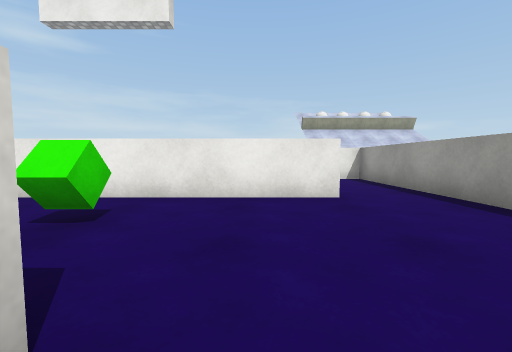
View 1 (above)

22 first-person views from a walk through a scene from a Unity 3-D project. The camera is 0.67 m above the floor, tilts 4° down and sees 90° across. The floor is counted in squares, 1 m on a side. Each view is taken from the middle of a square. On the plan, view 1 faces up. The plan holds only what a view shows up to about 9 squares ahead; the rest is blank. The place goes on beyond the plan. The player character is not drawn. Surface patterns are stand-ins for the level's own textures.

View 2
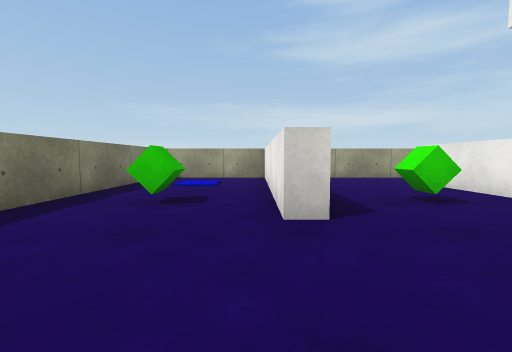

View 3
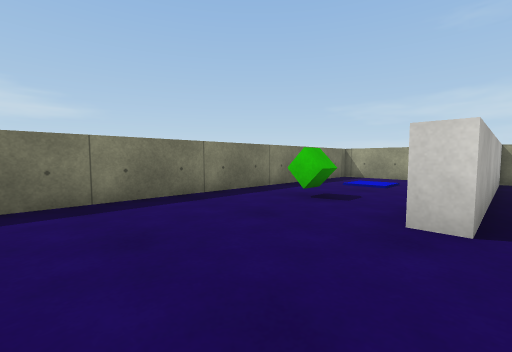

View 4
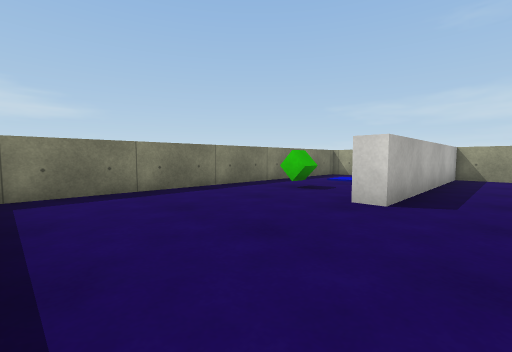

View 5
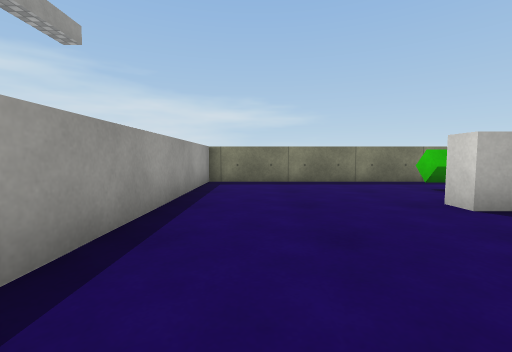

View 6
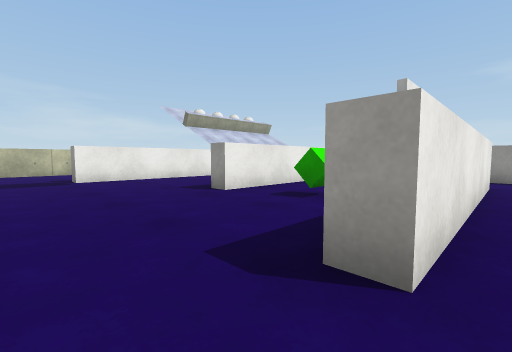

View 7
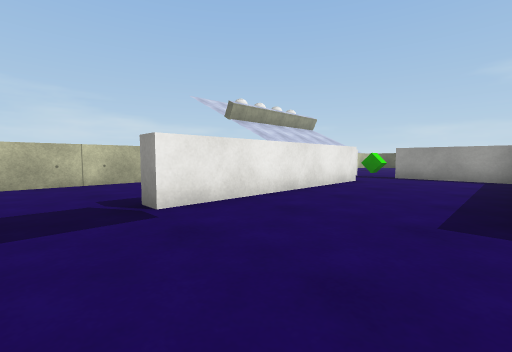

View 8
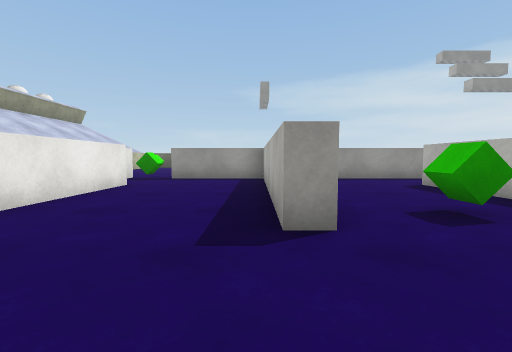

View 9
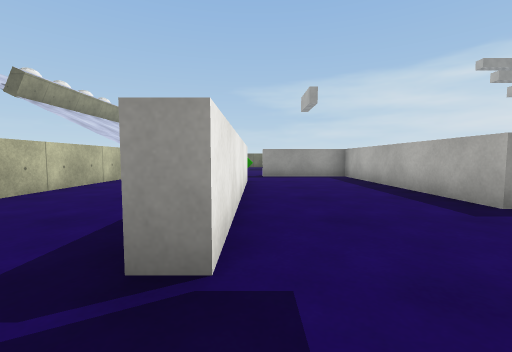

View 10
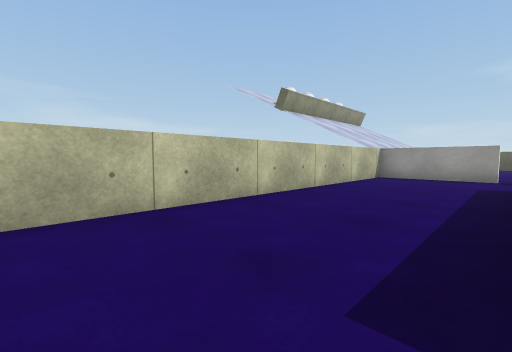

View 11
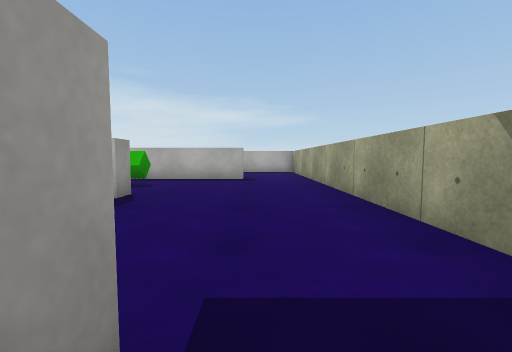

View 12
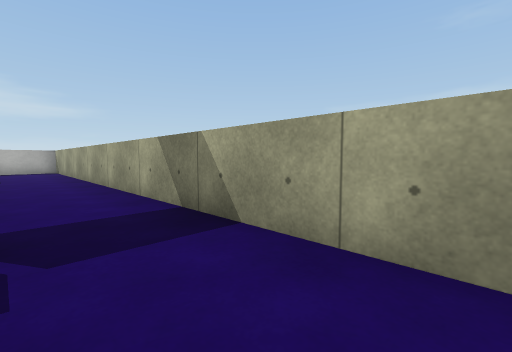

View 13
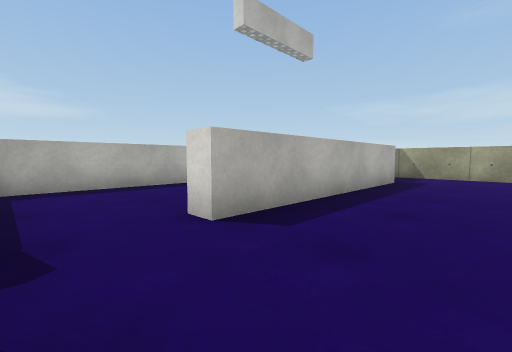

View 14
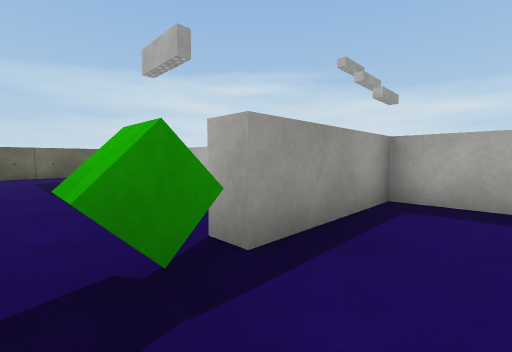

View 15
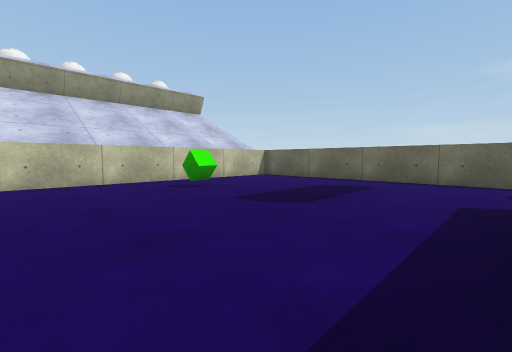

View 16
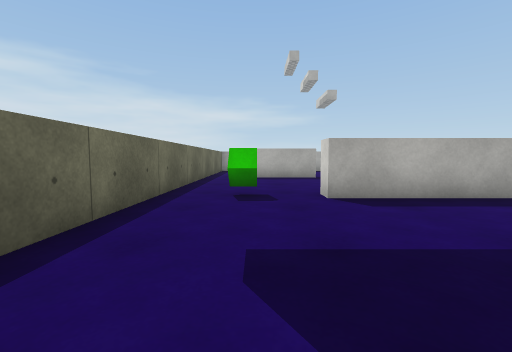

View 17
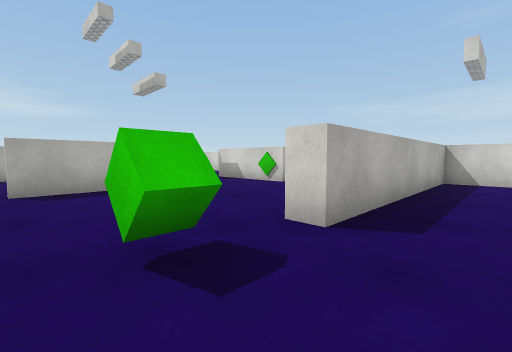

View 18
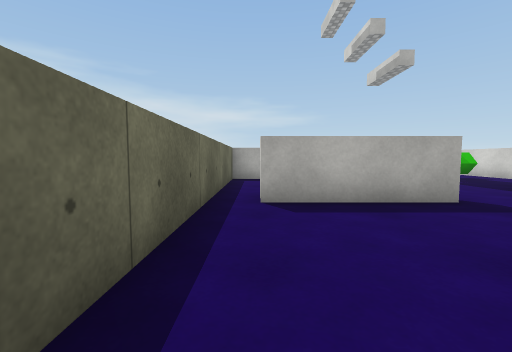

View 19
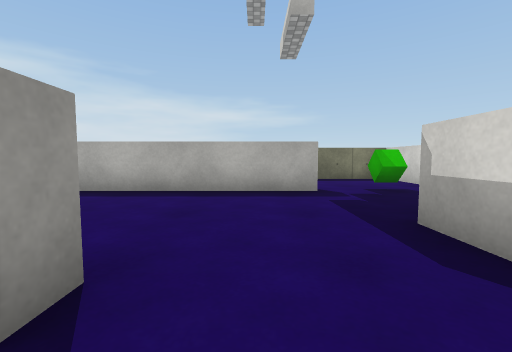

View 20
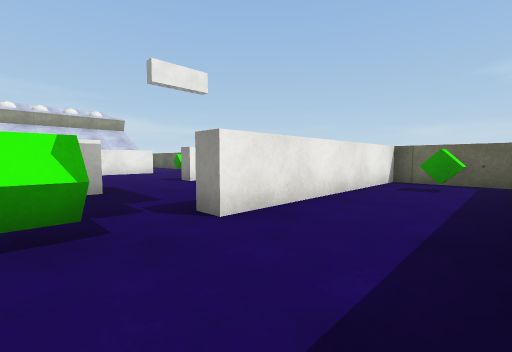

View 21
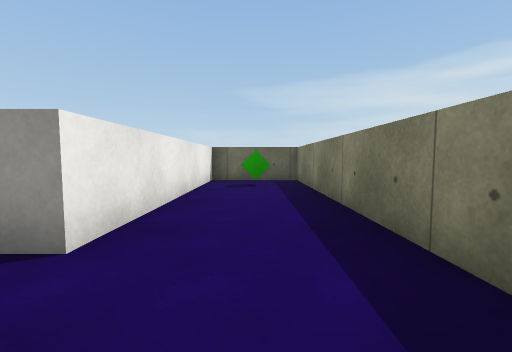

View 22
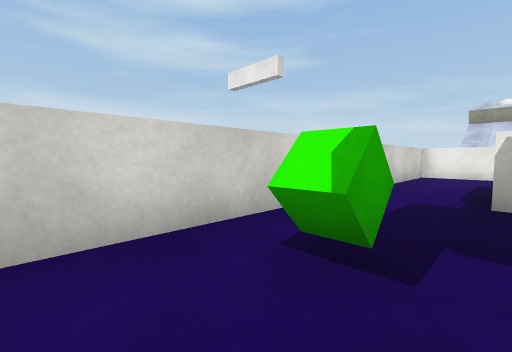

### Floor plan
Points are (right, up) in squares from view 1. A wall is a line through its corners. A room is listed if a view was taken in it or the views show most of it. See-through windows are left out.
Room 1 (views 1, 2, 3, 4, 5, 6)
walls: (1.5, 4.3) (-4.6, 4.3); (-6.8, 0.4) (-6.8, -3.1); (-6.5, -3.2) (3.3, -3.2) (3.3, 4.5); (-6.8, 4.5) (-6.8, 0.8) (-0.8, 0.8) (-0.8, 0.3) (-6.5, 0.3)
ways out: opening at (-5.5, 5) to room 2; opening at (2.5, 5) to room 2
objects: green cube (-2, -1); green cube (-2, 3)
Room 2 (views 7, 8, 9, 10, 11, 12, 13, 14)
walls: (0.4, 8.2) (-2.7, 8.2) (-2.7, 8.7) (3.3, 8.7) (3.3, 11.7); (-4.6, 12.2) (-4.6, 12.8) (1.4, 12.8) (1.4, 12.2) (-4.6, 12.2); (3.3, 13.2) (3.3, 16.2) (-6.1, 16.2); (-4.6, 4.3) (-4.6, 4.8) (1.5, 4.8); (-6.8, 15.1) (-6.8, 4.5); (3.3, 4.5) (3.3, 8.2) (2.6, 8.2)
ways out: opening at (-5.5, 5) to room 1; opening at (2.5, 5) to room 1; opening at (4, 12.5) to room 3
objects: green cube (-2, 6); green cube (3, 12)
Room 3 (views 15, 16, 17, 18, 19)
walls: (3.8, 10.1) (3.8, 8.7) (9.8, 8.7) (9.8, 8.2); (6.3, 5.5) (6.3, 3.6); (3.3, 11.7) (3.9, 11.7); (3.9, 13.2) (3.3, 13.2); (8.9, 3.6) (8.9, 4.2) (11.9, 4.2); (10.6, 16.2) (4.9, 16.2); (12.7, 4) (12.7, 14.1)
ways out: opening at (4, 12.5) to room 2; opening at (6, 6.5) to room 5; opening at (7.5, 4) to room 5; gap at (12, 4) to room 5
objects: green cube (8, 14); green cube (11, 8)
Room 4 (views 20, 21, 22)
walls: (4.1, -3.2) (12.7, -3.2) (12.7, -0.7) (6.8, -0.7); (3.8, -0.5) (3.8, -2.5)
ways out: opening at (5.5, 0) to room 5
objects: green cube (11, -2)
Room 5 (no view inside)
walls: (6.3, 3.6) (6.3, 2.4) (5.8, 2.4); (6.8, -0.7) (6.8, -0.2) (12.7, -0.2) (12.7, 4); (3.8, 1) (3.8, -0.5); (5.8, 8.2) (3.8, 8.2) (3.8, 4.4)
ways out: opening at (6, 6.5) to room 3; opening at (7.5, 4) to room 3; gap at (12, 4) to room 3; opening at (5.5, 0) to room 4
objects: green cube (5, 0)

Positions as (right, up) in squares from view 1, and headings:
1: (0, 0), facing up
2: (2, 0), facing left
3: (2, 1), facing down-left
4: (3, 2), facing down-left
5: (2, 4), facing down
6: (-6, 4), facing up-right
7: (-6, 9), facing up-right
8: (-5, 9), facing right
9: (-6, 12), facing right
10: (-6, 13), facing up-right
11: (-5, 13), facing down
12: (-5, 15), facing down-left
13: (3, 15), facing down-left
14: (2, 13), facing down-right
15: (5, 9), facing up-right
16: (11, 13), facing down
17: (12, 10), facing down-left
18: (12, 8), facing down
19: (8, 5), facing down
20: (5, -3), facing up-right
21: (5, -2), facing right
22: (6, -2), facing up-left
